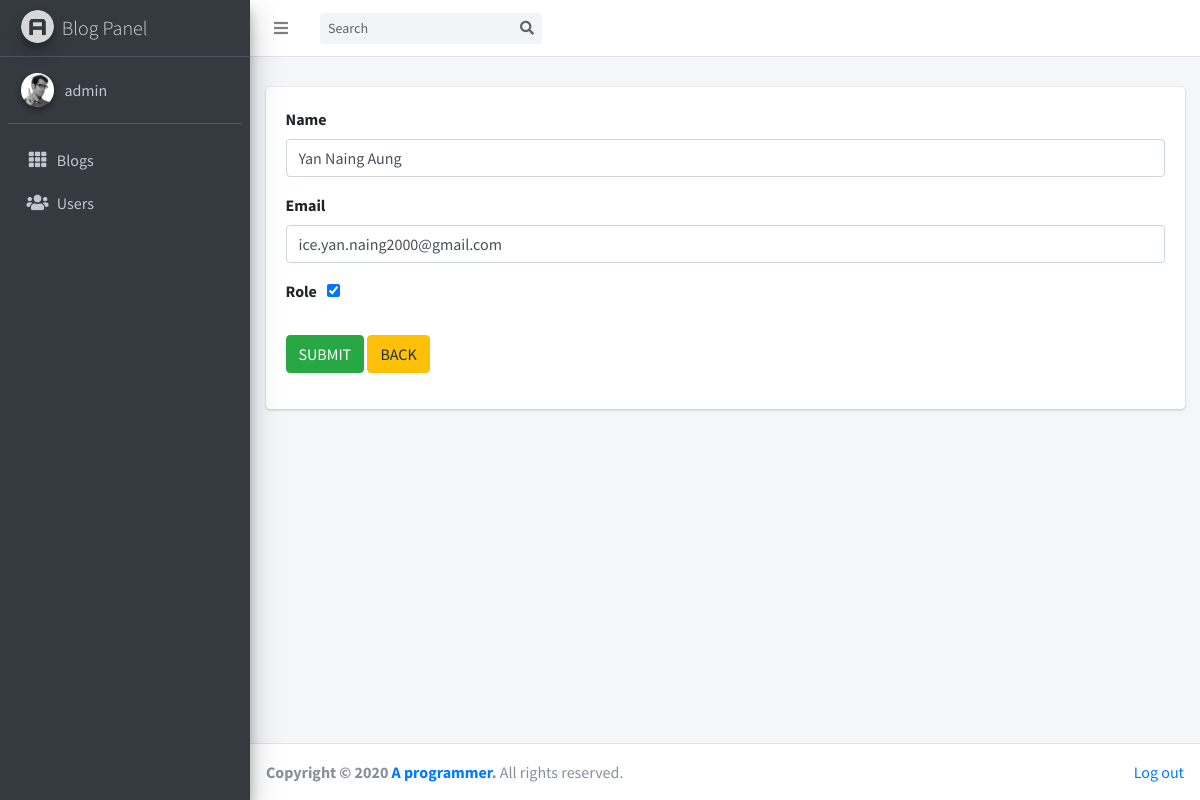
The page /admin/user_edit.php?id=4 (signed in) on the database its author committed.
### tables this page shows
CREATE TABLE `users` (
  `id` int(11) NOT NULL,
  `name` varchar(100) NOT NULL,
  `email` varchar(100) NOT NULL,
  `password` varchar(200) NOT NULL,
  `role` tinyint(1) NOT NULL,
  `created_at` timestamp NOT NULL DEFAULT current_timestamp()
);

### admin/user_edit.php (the view, shortened to what this page needs)
<?php
  require '../config/config.php';
    $stmt = $pdo->prepare("SELECT * FROM users WHERE id=".$_GET['id']);
    $stmt->execute();
    $result = $stmt->fetch(PDO::FETCH_ASSOC);
?>
    <div class="content">
      <div class="container-fluid">
        <div class="row">
          <div class="col-md-12">
            <div class="card">
              <div class="card-body">
                 <form action="" method="post">
                  <div class="form-group">
                    <label for="">Name</label>
                    <input type="text" class="form-control" name="name" value="<?= $result['name']?>" required>
                  </div>
                  <div class="form-group">
                    <label for="">Email</label><br>
                    <input type="email" class="form-control" name="email" value="<?= $result['email']?>" required>
                  </div>
                  <div class="form-group" style="margin-bottom: 1.5rem">
                    <label>Role</label>
                    <div class="form-check" style="display: inline;margin-left: 7px">
                      <input class="form-check-input position-static" type="checkbox" name="admin" id="blankCheckbox" value="admin" aria-label="..." <?php echo ($result['role']==1)?'checked':'';?>  >
                    </div>
                  </div>
                  <div class="form-group">
                    <input type="submit" class="btn btn-success" name="submit" value="SUBMIT">
                    <a href="users.php" type="button" class="btn btn-warning">BACK</a>
                  </div>
                </form>
              </div>
            </div>
          </div>
        </div>
      </div>
    </div>

### rows shown on the page
users: name "Yan Naing Aung", email "ice.yan.naing2000@gmail.com", role "☑"
